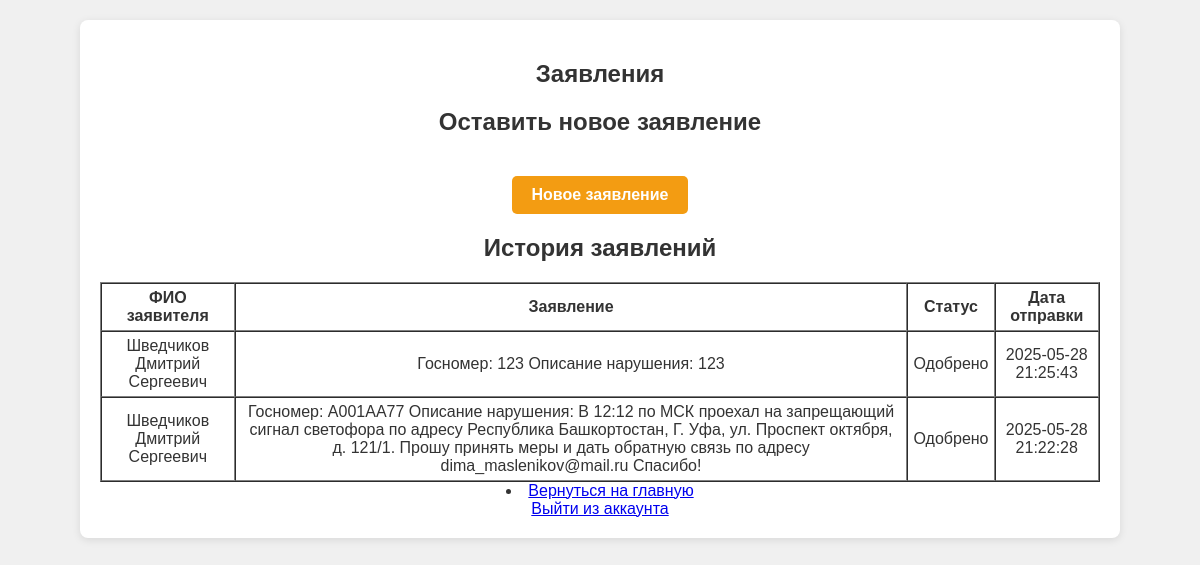
The page /applications.php (signed in) on the database its author committed.
### tables this page shows
CREATE TABLE `applications` (
  `id` int NOT NULL AUTO_INCREMENT,
  `user_id` int NOT NULL,
  `statement` text,
  `status` enum('В ожидании','Одобрено','Отклонено') DEFAULT 'В ожидании',
  `created_at` timestamp NULL DEFAULT CURRENT_TIMESTAMP,
  `reg_number` varchar(50) NOT NULL,
  `violation_description` text NOT NULL,
  `photo_path` varchar(255) DEFAULT NULL,
  `applicant_name` varchar(255) DEFAULT NULL,
  PRIMARY KEY (`id`),
  KEY `user_id` (`user_id`),
  CONSTRAINT `applications_ibfk_1` FOREIGN KEY (`user_id`) REFERENCES `users` (`id`)
);

### applications.php (the view, shortened to what this page needs)
<?php
require 'db_connection.php';
if (isset($_SESSION['role']) && $_SESSION['role'] === 'admin') {
    $stmt = $pdo->prepare("SELECT * FROM applications ORDER BY created_at DESC");
    $stmt->execute();
} else {
    $stmt = $pdo->prepare("SELECT * FROM applications WHERE user_id = ? ORDER BY created_at DESC");
    $stmt->execute([$_SESSION['user_id']]);
}
$applications = $stmt->fetchAll();
?>
<!DOCTYPE html>
<html lang="ru">
<head>
<link rel="stylesheet" href="style/style.css" />
</head>
<body>
<section class="content">
<h1>Заявления</h1>
<h2>Оставить новое заявление</h2>
<a href="zayavlenie.php" class="btn btn-orange">Новое заявление</a>
<h2>История заявлений</h2>
<?php if (count($applications) > 0): ?>
<table border="1" cellpadding="5" cellspacing="0">
<tr>
    <th>ФИО заявителя</th>
    <th>Заявление</th>
    <th>Статус</th>
    <th>Дата отправки</th>
</tr>
<?php foreach ($applications as $app): ?>
<tr>
    <td><?= htmlspecialchars($app['applicant_name']) ?></td>
    <td><?= htmlspecialchars($app['statement']) ?></td>
    <td><?= htmlspecialchars($app['status']) ?></td>
    <td><?= htmlspecialchars($app['created_at']) ?></td>
</tr>
<?php endforeach; ?>
</table>
<?php else: ?>
<p>У вас пока нет заявлений.</p>
<?php endif; ?>
            <?php if (isset($_SESSION['role']) && $_SESSION['role'] === 'admin'): ?>
                <li><a href="../naryshenia/admin.php">вернуться на главную</a></li>
            <?php else: ?>
                <li><a href="../naryshenia/index.php">Вернуться на главную</a></li>
            <?php endif; ?>
<a href="../naryshenia/logout.php">Выйти из аккаунта</a>
</section>
</body>
</html>

### style/style.css (style rules this page uses)
body { font-family: Arial, sans-serif; background-color: #f0f0f0; margin: 0; padding: 0; color: #333; }
section.content { text-align: center; max-width: 1000px; margin: 20px auto; background-color: #fff; padding: 20px; border-radius: 8px; box-shadow: 0 2px 8px rgba(0,0,0,0.1); }
h1 { text-align: center; }
.btn { display:inline-block; padding:10px 20px; margin-top:20px; color:#fff; text-decoration:none; border-radius:5px; font-weight:bold; transition: background-color 0.3s ease; }
.btn-orange { background-color:#f39c12; }

### rows shown on the page
applications: applicant_name "Шведчиков Дмитрий Сергеевич", statement "Госномер: 123 Описание нарушения: 123", status "Одобрено", created_at "2025-05-28 21:25:43"
applications: applicant_name "Шведчиков Дмитрий Сергеевич", statement "Госномер: А001АА77 Описание нарушения: В 12:12 по МСК проехал на запрещающий сигнал светофора по адресу Республика Башкортостан, Г. Уфа, ул. Проспект октября, д. 121/1. Прошу принять меры и дать обратную связь по адресу dima_maslenikov@mail.ru Спасибо!", status "Одобрено", created_at "2025-05-28 21:22:28"
